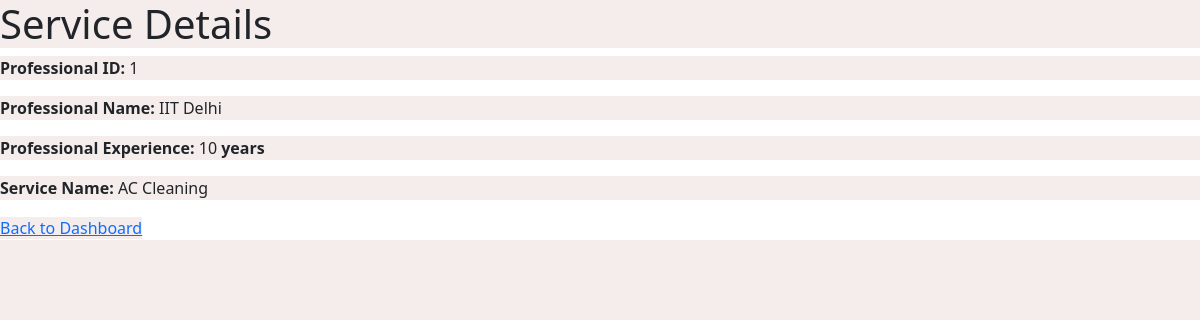
Page /professional/1 on the committed database.
### backend/models.py (models this page shows)
class Service_Professional(db.Model):
    __tablename__ = "service_professional"
    id = db.Column(db.Integer, primary_key=True, autoincrement=True)
    username = db.Column(db.String, unique=True, nullable=False)
    password = db.Column(db.String, nullable=False)
    name = db.Column(db.String, nullable=False)
    service_type = db.Column(
        db.String, nullable=False
    )  # nullable true done for some reason
    experience = db.Column(db.Integer, nullable=False)
    email = db.Column(db.String, unique=True, nullable=False)
    address = db.Column(db.String, nullable=False)
    pin_code = db.Column(db.String, nullable=False)
    verified_status = db.Column(db.String, nullable=True)
    document = db.Column(db.String, nullable=True)  # Column to store document path
    services = db.relationship(
        "Service",
        secondary=professional_service_association,
        backref=db.backref("professionals", lazy=True),
    )

### backend/controller.py (the view)
@app.route("/professional/<int:professional_id>", methods=["GET"])
def professional_details(professional_id):
    professional = Service_Professional.query.get(professional_id)
    if professional:
        return render_template("professional_details.html", professional=professional)
    else:
        return "Service not found", 404

### templates/professional_details.html (shortened to what this page needs)
<!DOCTYPE html>
<html lang="en">
<head>
    <link rel="stylesheet" href="/static/style.css" />
    <link href="https://cdn.jsdelivr.net/npm/bootstrap@5.0.2/dist/css/bootstrap.min.css" rel="stylesheet"
 />
</head>
<body>
    <h1>Service Details</h1>
    <p><strong>Professional ID:</strong> {{ professional.id }}</p>
    <p><strong>Professional Name:</strong> {{ professional.name }} </p>
    <p><strong>Professional Experience:</strong> {{ professional.experience }} <b>years</b></p>
    <p><strong>Service Name:</strong> {{ professional.service_type }}</p>
    <a href="{{ url_for('user_login') }}">Back to Dashboard</a>
</body>
</html>

### static/style.css (style rules this page uses)
* { margin: 0; background-color: #f5ecec; }
a { color: black; }

### rows in the picture
Service_Professional: id "1", name "IIT Delhi", experience "10", service_type "AC Cleaning"
